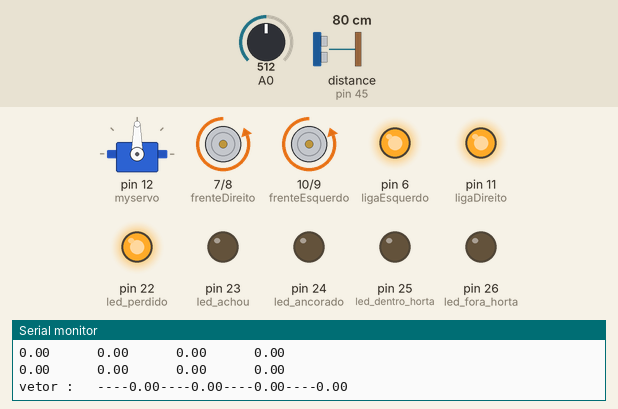
Bench run of a sketch on a simulated Arduino Mega 2560, built with avr-gcc and run on an emulated ATmega2560. On the bench: servo, motor-driver pin pairs drawn as motors (green arrow = first pin HIGH = forward, orange = second pin HIGH = backward, longer = more drive), output pins drawn as LEDs (lit = HIGH), the last lines printed to the serial monitor. The inputs (shaded band) are chosen by the test bench; at power-on: A0 = 512, distance to the obstacle (sensor on pin 45) 80 cm. The echo pulse lasts 58.3 µs per cm; random numbers use the default seed unless the sketch sets one.

Above: at 1.3 s.
1.4 s: A0 set to 11
At 5.6 s:
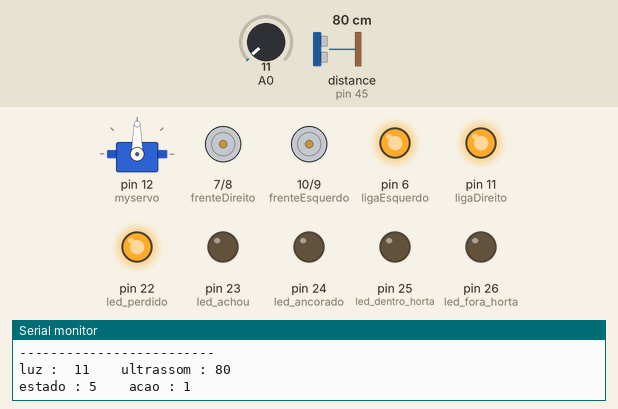
5.7 s: A0 set to 8
At 6.6 s:
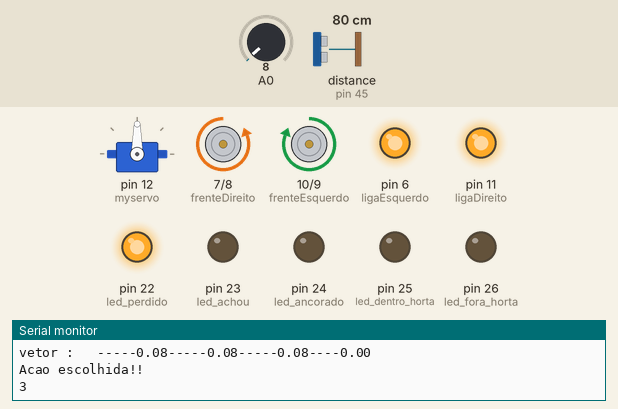
At 7.3 s:
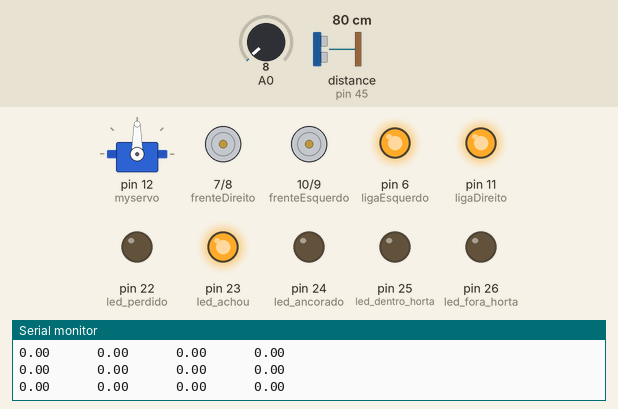
Timing chart, 0 to 8.8 s (numbered marks = the images above; inputs shaded):
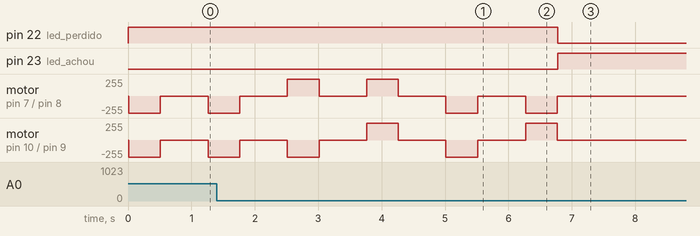

The sketch:

007-0.2.ino
```cpp
#include <Ultrasonic.h>
Ultrasonic ultrasonic(43,45); // (Trig PIN,Echo PIN)
#include <Servo.h>
Servo myservo;


int led_perdido = 22;
int led_achou = 23;
int led_ancorado = 24;
int led_dentro_horta = 25;
int led_fora_horta = 26;


int ligaDireito = 11;
int frenteDireito =  7;
int trasDireito = 8;

int ligaEsquerdo= 6;
int frenteEsquerdo = 10;
int trasEsquerdo = 9;

int percentualGraddle = 30;


//estados: perdido = 0 = BRANCO  achou = 1 = VERDE BRILHANTE   ancorado = 2 = AZUL   dentroHorta = 3 = VERDECLARO    foraHorta= 4  = VERMELHO
//acoes: frente = 0 , direita = 1, esquerda= 2, tras = 3, parar = 4
/*                                 frente| direita | esquerda |
perdido                          |    0       0         0
achou                            |    1       0         0
ancorado                         |    1       0         0
dentroHorta                      |    0       0         0
foraHorta                        |    0       0         0
state5                           |    0       0         0
state6                           |    0       0         0
state7                           |    0       0         0
state8                           |    0       0         0
state9                           |    0       0         0
state10                          |    0       0         0
state11                          |    0       0         0
state12                          |    0       0         0
state13                          |    0       0         0
state14                          |    0       0         0

*/
float Q[15][4] = {0};
float R[15][4] = {0,0,0,0,
                 10,10,10,10,
                 -1,0,0,1,
                 -1,0,0,1,
                 -1,0,0,1,
-0.1,-0.1,-0.1,-0.1,
-0.2,-0.2,-0.2,-0.2,
-0.3,-0.3,-0.3,-0.3,
-0.4,-0.4,-0.4,-0.4,
-0.5,-0.5,-0.5,-0.5,
-0.6,-0.6,-0.6,-0.6,
-0.7,-0.7,-0.7,-0.7,
-0.8,-0.8,-0.8,-0.8,
-0.9,-0.9,-0.9,-0.9

};
int qtd_episodios = 50 ;

void setup() {
          Serial.begin(9600);
          myservo.attach(12);
          myservo.write(90);

          pinMode(led_perdido,OUTPUT);
          pinMode(led_achou,OUTPUT);
          pinMode(led_ancorado,OUTPUT);
          pinMode(led_dentro_horta,OUTPUT);
          pinMode(led_fora_horta,OUTPUT);


          pinMode(ligaDireito,OUTPUT);
          pinMode(frenteDireito,OUTPUT);
          pinMode(trasDireito,OUTPUT);
          pinMode(ligaEsquerdo,OUTPUT);
          pinMode(frenteEsquerdo,OUTPUT);
          pinMode(trasEsquerdo,OUTPUT);


          digitalWrite(ligaDireito,HIGH);//ativa o lado dieito
          digitalWrite(ligaEsquerdo,HIGH);//stivs o lado esquerdo


          randomSeed(analogRead(A3));
}


void loop(){


         int state = 0;// inicializa variavel estado
         int acao = 0;//inicializa variavel acao
         float aprendizagem = 0.8;
         float fatorD = 0.95;

      for(int i = 0; i < qtd_episodios ; i++ ){ // 20 episódios
          state = verificaEstado(); // verifica o estado atual do agente
          while(state != 1){
               int gradle = random(101);
               int aRandom = random(3);
              acao = escolheAcao(state,gradle,aRandom);

              executaAcao(acao);

              delay(500);

              parar();
              int slinha = verificaEstado();
              exibeValores(state,acao);

              Q[state][acao] = Q[state][acao] + aprendizagem * (R[state][acao]+ geraRecompensa(slinha) + (fatorD * (Q[slinha][acao] - Q[state][acao])));

              state = slinha;
              delay(0);
          }
        delay(10000);
          percentualGraddle = percentualGraddle - 3;
      }

    while(true){
      for(int i=0;i<5;i++){
      acendeLed(i);
      delay(200);
      }
    }
 }


 float geraRecompensa(int s){
  int infra = analogRead(A0);
  switch(s){
    case 0:
      return (1024 - infra)/1024;//perdido
    break;
    case 1:
      return (1024 - infra)/1024;//achou
    break;
    case 2:
      return -(1024 -infra)/1024;//ancorado
    break;
    case 3:
      return -(1024 -infra)/1024;//dentro
    break;
    case 4:
      return - (1024 -infra)/1024;//fora
    break;
    default:
    return (1024 -infra)/1024;
    break;
    }

    /*
  if(s==1 || s == 2){
    //return (analogRead(A0)/950) + 1;
      return ((1024 - analogRead(A0))/1000)+1;
   }else{
    //return analogRead(A0)/950;
      return (1024 - analogRead(A0))/1000;
   }*/
   return 0;
  }

void executaAcao(int a){
      if(a == 0){
          frente(255);
          //delay(200);
      }else if(a == 1){
          giraDireita(255);
          //delay(200);
          //parar();
          //frente(255);
          //delay(200);
      }else if(a == 2){
          giraEsquerda(255);
          //delay(200);
          //parar();
          //frente(255);
          //delay(200);
      }else if(a == 3){
          tras(255);
          //delay(200);
      }else if(a == 4){
          parar();
      }

}
int escolheAcao(int s, int gradle,int aRandom){

   float vetor[4]= {0,0,0,0};
   int a = 0;

   Serial.print("vetor :   ");
   for(int i=0; i < 4; i++){ //percorre as ações do estado colocando num vetor
   vetor[i] = Q[s][i]; // atribui a linha referente ao estado s

        Serial.print("----");
        Serial.print(vetor[i]);
   }
   Serial.println("");

   int iMaior = 0;
   int indiceAnterior=0;
   int i = 0;
   do {
        if (vetor[i] > vetor[indiceAnterior]) {
            iMaior = i;
            indiceAnterior = i;//in
        }
        i++;
    } while (i < 4);

  if(iMaior == 0 || gradle < percentualGraddle && gradle >= 0 ){ //se o maior == 0 ou o gradle aleatorio for verdadeiro o agente deve explorar
    Serial.println("Aleatória!!");
      a =  aRandom ;
  }else{
      Serial.println("Acao escolhida!!");
      a = iMaior;// a acao recebe o maior valor da linha do estado atual da matriz q
  }
  Serial.println(a);
  return a;
}

int verificaEstado(){
     int ultrassom = ultrasonic.Ranging(CM);
     int infra = analogRead(A0);

   if( infra < 10){
    Serial.println("achou");
    acendeLed(1);
    return 1; // retorna que alcançou o objetivo
   }else if(ultrassom <= 10){
    acendeLed(4);
    Serial.println("dentroHorta");
    return 3;
   }else if(ultrassom > 10 && ultrassom <= 15){
    acendeLed(2);
    Serial.println("ancorado");
    return 2;
   }else if(ultrassom > 15 && ultrassom <= 20){
    acendeLed(3);
    Serial.println("foraHorta");
    return 4;
   }else if(ultrassom > 20 ){
    acendeLed(0);
    Serial.println("perdido");
    if(infra >=10 && infra < 20){
        return 5;
      }else if(infra >=20 && infra < 30){
      return 6;
      }else if(infra >=30 && infra < 40){
      return 7;
      } else if(infra >=40 && infra < 50){
      return 8;
      } else if(infra >=50 && infra < 60){
      return 9;
      } else if(infra >=60 && infra < 70){
      return 10;
      } else if(infra >=70 && infra < 80){
      return 11;
      } else if(infra >=80 && infra < 90){
      return 12;
      } else if(infra >=90 && infra < 100){
      return 13;
      } else if(infra >=100){
      return 14;
      }
    //return 0;
   }

 }


void exibeValores(int s, int a){

   Serial.println("-------------------------");
    Serial.print("luz :  ");
    Serial.print(analogRead(A0));
    Serial.print("    ultrassom : ");
    Serial.println(ultrasonic.Ranging(CM));
    Serial.print("estado : ");
    Serial.print(s);
    Serial.print("    acao : ");
    Serial.println(a);
  //exibe Q
   for(int i=0;i < 15;i++){
      for(int j=0;j < 4;j++){
        Serial.print(Q[i][j]);
        Serial.print("      ");
      }
      Serial.println("");
    }
  }


void parar(){
  digitalWrite(trasDireito,LOW);
  digitalWrite(frenteDireito,LOW);
  digitalWrite(trasEsquerdo,LOW);
  digitalWrite(frenteEsquerdo,LOW);
  }
void giraEsquerda(int vel){
  digitalWrite(trasDireito,LOW);//desativa os opostos
  digitalWrite(trasEsquerdo,LOW);
  analogWrite(frenteDireito,vel);
  analogWrite(frenteEsquerdo,vel);
  }
void giraDireita(int vel){
  digitalWrite(frenteDireito,LOW);
  digitalWrite(frenteEsquerdo,LOW);
  analogWrite(trasDireito,vel);
  analogWrite(trasEsquerdo,vel);
  }
 void frente(int vel){
  digitalWrite(trasDireito,LOW);
  digitalWrite(frenteEsquerdo,LOW);
  analogWrite(frenteDireito,vel);
  analogWrite(trasEsquerdo,vel);
  }
  void tras(int vel){
  digitalWrite(frenteDireito,LOW);
  digitalWrite(trasEsquerdo,LOW);
  analogWrite(trasDireito,vel);
  analogWrite(frenteEsquerdo,vel);
  }
  void acendeLed(int estado){
  if(estado == 0){
      digitalWrite(led_perdido,HIGH);
      digitalWrite(led_achou,LOW);
      digitalWrite(led_ancorado,LOW);
      digitalWrite(led_dentro_horta,LOW);
      digitalWrite(led_fora_horta,LOW);
    }else if(estado == 1){
      digitalWrite(led_perdido,LOW);
      digitalWrite(led_achou,HIGH);
      digitalWrite(led_ancorado,LOW);
      digitalWrite(led_dentro_horta,LOW);
      digitalWrite(led_fora_horta,LOW);
    }else if(estado == 2){
      digitalWrite(led_perdido,LOW);
      digitalWrite(led_achou,LOW);
      digitalWrite(led_ancorado,HIGH);
      digitalWrite(led_dentro_horta,LOW);
      digitalWrite(led_fora_horta,LOW);
    }else if(estado == 3){
      digitalWrite(led_perdido,LOW);
      digitalWrite(led_achou,LOW);
      digitalWrite(led_ancorado,LOW);
      digitalWrite(led_dentro_horta,HIGH);
      digitalWrite(led_fora_horta,LOW);
      }else if(estado == 4){
      digitalWrite(led_perdido,LOW);
      digitalWrite(led_achou,LOW);
      digitalWrite(led_ancorado,LOW);
      digitalWrite(led_dentro_horta,LOW);
      digitalWrite(led_fora_horta,HIGH);
        }else if(estado == 5){
      digitalWrite(led_perdido,LOW);
      digitalWrite(led_achou,LOW);
      digitalWrite(led_ancorado,HIGH);
      digitalWrite(led_dentro_horta,HIGH);
      digitalWrite(led_fora_horta,LOW);
        }else if(estado == 6){
      digitalWrite(led_perdido,LOW);
      digitalWrite(led_achou,LOW);
      digitalWrite(led_ancorado,LOW);
      digitalWrite(led_dentro_horta,HIGH);
      digitalWrite(led_fora_horta,HIGH);
        }else if(estado == 7){
      digitalWrite(led_perdido,LOW);
      digitalWrite(led_achou,LOW);
      digitalWrite(led_ancorado,HIGH);
      digitalWrite(led_dentro_horta,LOW);
      digitalWrite(led_fora_horta,HIGH);
        }else if(estado == 8){
      digitalWrite(led_perdido,LOW);
      digitalWrite(led_achou,LOW);
      digitalWrite(led_ancorado,HIGH);
      digitalWrite(led_dentro_horta,HIGH);
      digitalWrite(led_fora_horta,HIGH);
        }

  }
```

Measured:
- the behaviour switches between 10 and 9 on A0 (found by bisection; images 1 and 2)
- after the input at 5.7 s, pin 22 (led_perdido): HIGH → LOW after 1.1 s; pin 23 (led_achou): LOW → HIGH after 1.1 s
